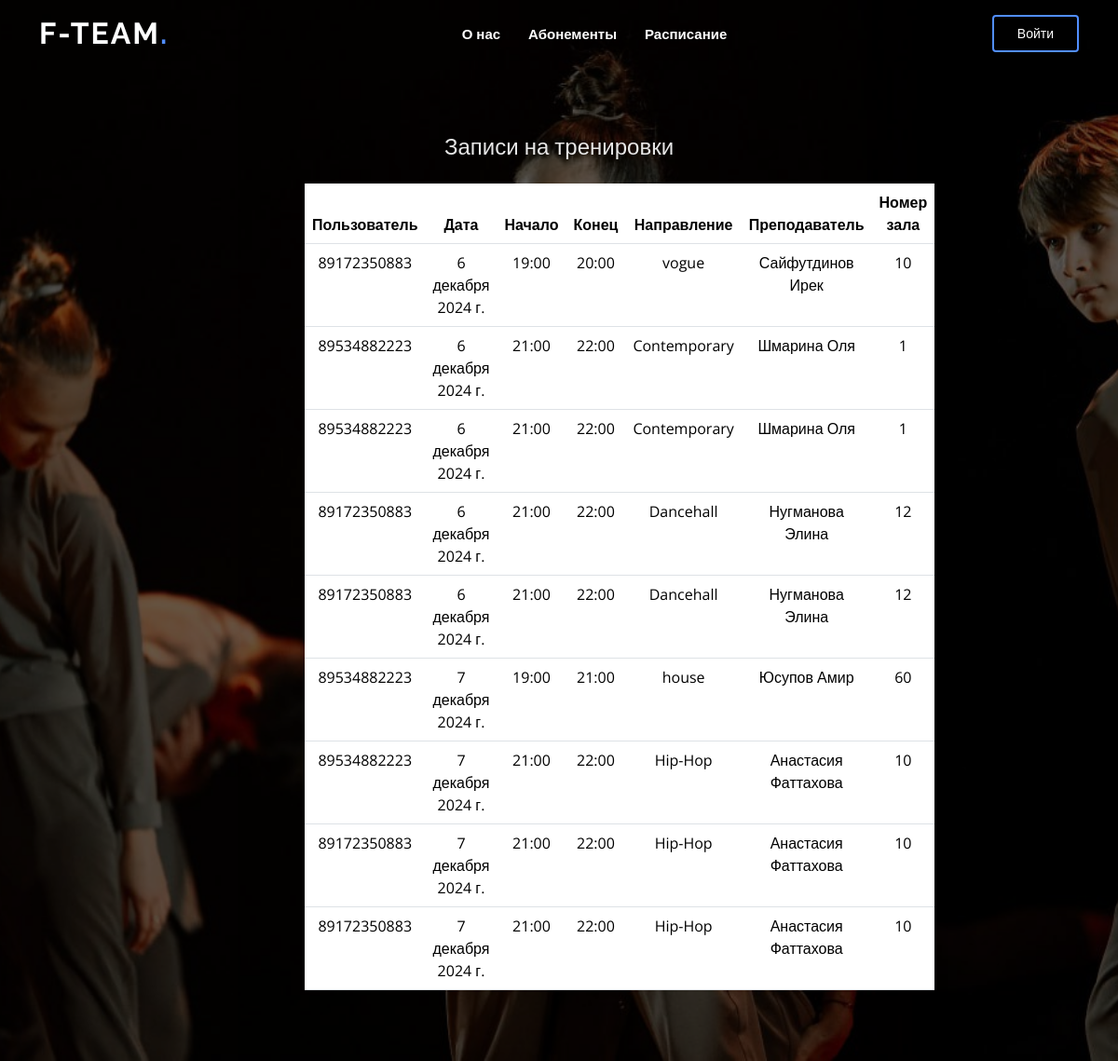
The page /record on the database its author committed.
### authapp/models.py (models this page shows, shortened)
class Record(models.Model):
    user = models.ForeignKey(settings.AUTH_USER_MODEL, on_delete=models.CASCADE, verbose_name='Пользователь',null=True)
    training = models.ForeignKey('Training', on_delete=models.CASCADE, verbose_name='Тренирока',null=True)
    class Meta:
        verbose_name = 'Запись'
        verbose_name_plural = 'Записи'

class Training(models.Model):
    SPECIALIZATION_CHOICES = [
        ('dh', 'Dancehall'),
        ('hh', 'Hip-Hop'),
        ('cont', 'Contemporary'),
        ('tw', 'twerk'),
        ('vg', 'vogue'),
        ('hs', 'house'),
    ]
    specialization = models.CharField('Направление', max_length=100, choices=SPECIALIZATION_CHOICES)
    date=models.DateField('Дата', null=True)
    time_start = models.TimeField('Время начала', null=True)
    time_end = models.TimeField('Время окончания', null=True)
    gym_number = models.DecimalField('Номер зала', max_digits=10, decimal_places=0)
    trainer = models.ForeignKey('Trainer', on_delete=models.CASCADE, null=True, verbose_name='Тренер')
    class Meta:
        verbose_name = 'Расписание'
        verbose_name_plural = 'Расписание'

class Trainer(models.Model):
    SPECIALIZATION_CHOICES = [
        ('dh', 'Dancehall'),
        ('hh', 'Hip-Hop'),
        ('cont', 'Contemporary'),
        ('tw', 'twerk'),
        ('vg', 'vogue'),
        ('hs', 'house'),
    ]
    fio = models.CharField('ФИО', max_length=100)
    specialization = models.CharField('Направление', max_length=100, choices=SPECIALIZATION_CHOICES)
    phonenumber = models.CharField('Номер телефона', max_length=12)
    email = models.EmailField('Почта')
    class Meta:
        verbose_name = 'Тренер'
        verbose_name_plural = 'Тренеры'

### authapp/views.py (the view)
# urls.py: path('record', views.record, name='record'),
def record(request):
    record = Record.objects.all().order_by('training__date', 'training__time_start')
    return render(request, 'authapp/record.html', {'records': record})

### authapp/templates/authapp/record.html (shortened to what this page needs)
{% extends 'authapp/base.html' %}
{% block head %}
<h2>Записи на тренировки</h2>
<br>
<table class="table">
    <thead>
        <tr>
            <th>Пользователь</th>
            <th>Дата</th>
            <th>Начало</th>
            <th>Конец</th>
            <th>Направление</th>
            <th>Преподаватель</th>
            <th>Номер зала</th>
        </tr>
    </thead>
    <tbody>
        {% for record in records %}
        <tr>
            <td>{{ record.user.username }}</td>
            <td>{{ record.training.date }}</td>
            <td>{{ record.training.time_start }}</td>
            <td>{{ record.training.time_end }}</td>
            <td>{{ record.training.get_specialization_display }}</td>
            <td>{{ record.training.trainer.fio }}</td>
            <td>{{ record.training.gym_number }}</td>
        </tr>
        {% endfor %}
    </tbody>
</table>
{% endblock %}

### authapp/static/authapp/assets/css/style.css (style rules this page uses)
body { font-family: "Open Sans", sans-serif; color: #444444; }
h1, h2, h3, h4, h5, h6 { font-family: "Raleway", sans-serif; }
#hero h2 { color: rgba(255, 255, 255, 0.9); margin: 10px 0 0 0; font-size: 24px; }

### rows shown on the page
Record: user.username "89172350883", training "6 декабря 2024 г.", training.time_start "19:00", training.time_end "20:00", training.specialization "vogue", training.trainer.fio "Сайфутдинов Ирек", training.gym_number "10"
Record: user.username "89534882223", training "6 декабря 2024 г.", training.time_start "21:00", training.time_end "22:00", training.specialization "Contemporary", training.trainer.fio "Шмарина Оля", training.gym_number "1"
Record: user.username "89534882223", training "6 декабря 2024 г.", training.time_start "21:00", training.time_end "22:00", training.specialization "Contemporary", training.trainer.fio "Шмарина Оля", training.gym_number "1"
Record: user.username "89172350883", training "6 декабря 2024 г.", training.time_start "21:00", training.time_end "22:00", training.specialization "Dancehall", training.trainer.fio "Нугманова Элина", training.gym_number "12"
Record: user.username "89172350883", training "6 декабря 2024 г.", training.time_start "21:00", training.time_end "22:00", training.specialization "Dancehall", training.trainer.fio "Нугманова Элина", training.gym_number "12"
Record: user.username "89534882223", training "7 декабря 2024 г.", training.time_start "19:00", training.time_end "21:00", training.specialization "house", training.trainer.fio "Юсупов Амир", training.gym_number "60"
Record: user.username "89534882223", training "7 декабря 2024 г.", training.time_start "21:00", training.time_end "22:00", training.specialization "Hip-Hop", training.trainer.fio "Анастасия Фаттахова", training.gym_number "10"
Record: user.username "89172350883", training "7 декабря 2024 г.", training.time_start "21:00", training.time_end "22:00", training.specialization "Hip-Hop", training.trainer.fio "Анастасия Фаттахова", training.gym_number "10"
Record: user.username "89172350883", training "7 декабря 2024 г.", training.time_start "21:00", training.time_end "22:00", training.specialization "Hip-Hop", training.trainer.fio "Анастасия Фаттахова", training.gym_number "10"
